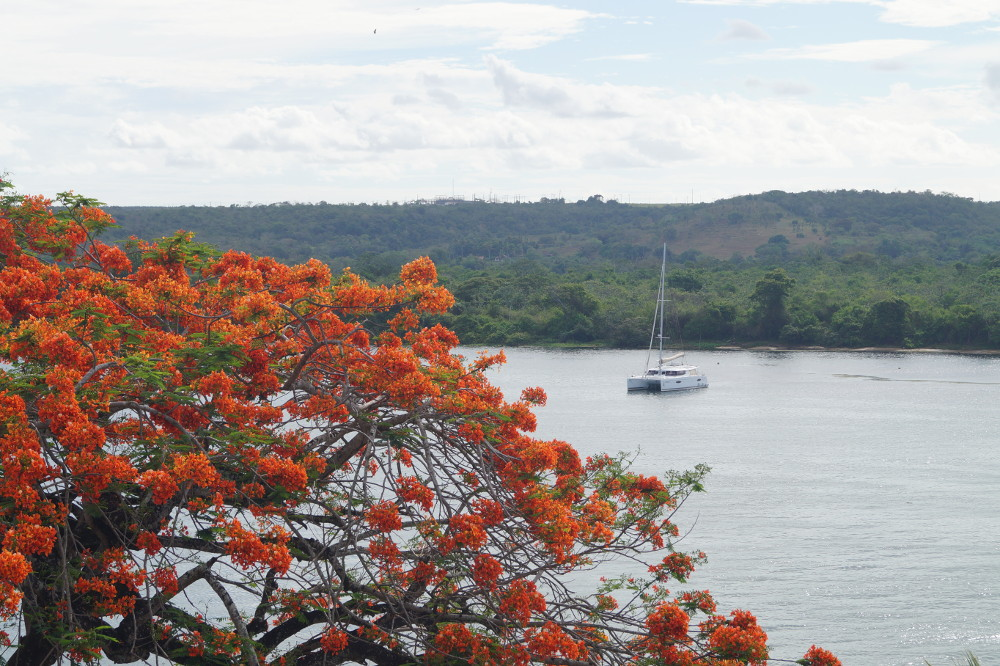
//> input picture unidade2/media/landscape.jpg, 1000 x 666 px
$ ./canny media/landscape.jpg   (built with g++ and OpenCV 4)
//> lines starting //> are read from the running program, lines starting //| are printed output that depends on the picture
#include <iostream>
#include <opencv2/opencv.hpp>

using namespace cv;
using namespace std;

int top_slider = 10;
int top_slider_max = 200;

char TrackbarName[50];

Mat image, border;

void on_trackbar_canny(int, void*){
  Canny(image, border, top_slider, 3*top_slider);
  imshow("canny", border);
}

int main(int argc, char**argv){
  // int width, height;

  image = imread(argv[1],CV_LOAD_IMAGE_GRAYSCALE);
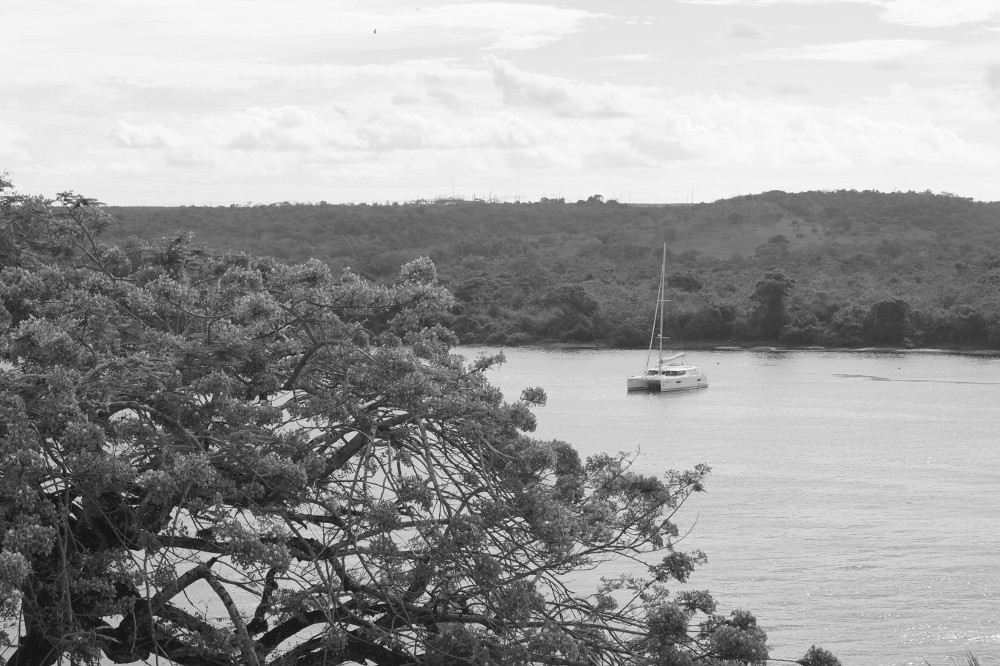
//> image: 666 rows x 1000 cols, CV_8UC1; min 8, max 255, mean 155.9

  // width=image.size().width;
  // height=image.size().height;

  sprintf( TrackbarName, "Threshold inferior %d", top_slider_max );

  namedWindow("canny",1);
  createTrackbar( TrackbarName, "canny",
                &top_slider,
                top_slider_max,
                on_trackbar_canny );

  on_trackbar_canny(top_slider, 0 );
//> in on_trackbar_canny, `Canny(image, border, top_slider, 3*top_slider);`:
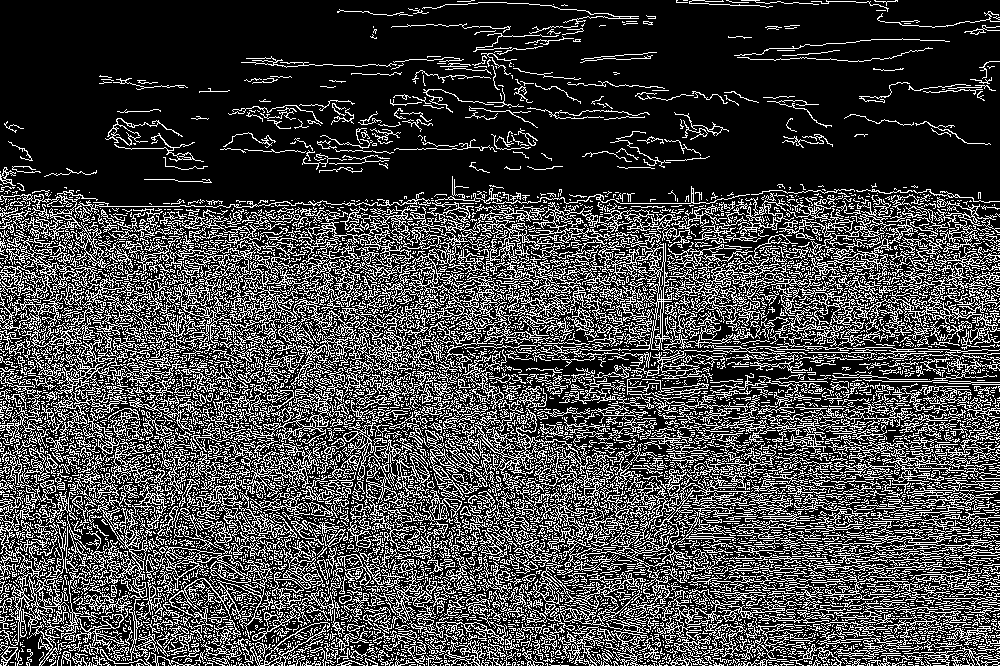
//> border: 666 rows x 1000 cols, CV_8UC1; 26.4% white in thin lines or dots

  waitKey();
  imwrite("cannyborders.png", border);
  return 0;
}

$ run again, on unidade2/media/saida1.jpg
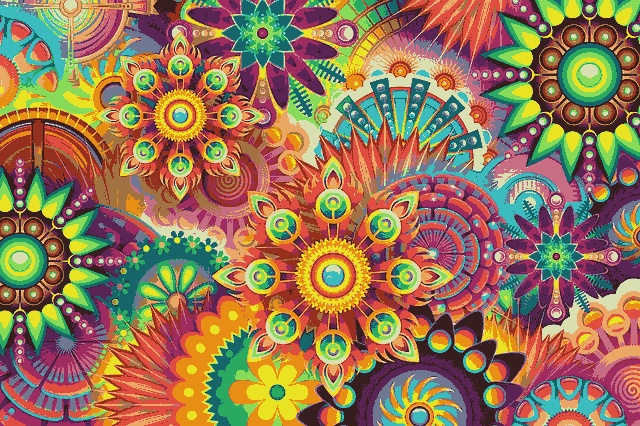
//> input picture unidade2/media/saida1.jpg, 640 x 426 px
//> `image = imread(argv[1],CV_LOAD_IMAGE_GRAYSCALE);`:
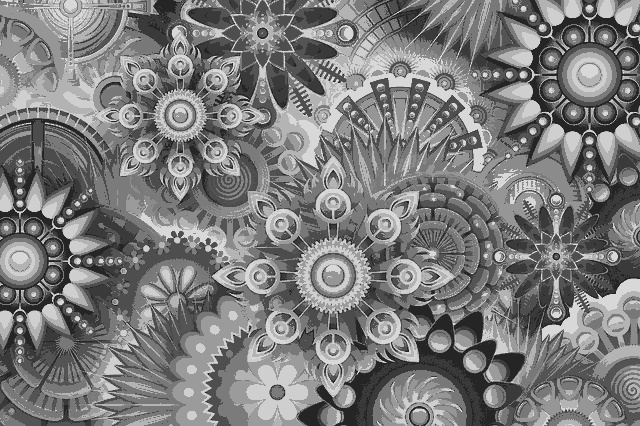
//> image: 426 rows x 640 cols, CV_8UC1; min 30, max 223, mean 124.1
//> in on_trackbar_canny, `Canny(image, border, top_slider, 3*top_slider);`:
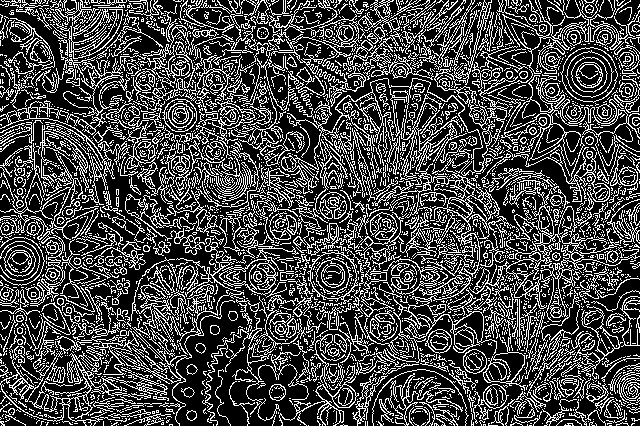
//> border: 426 rows x 640 cols, CV_8UC1; 28% white in thin lines or dots
